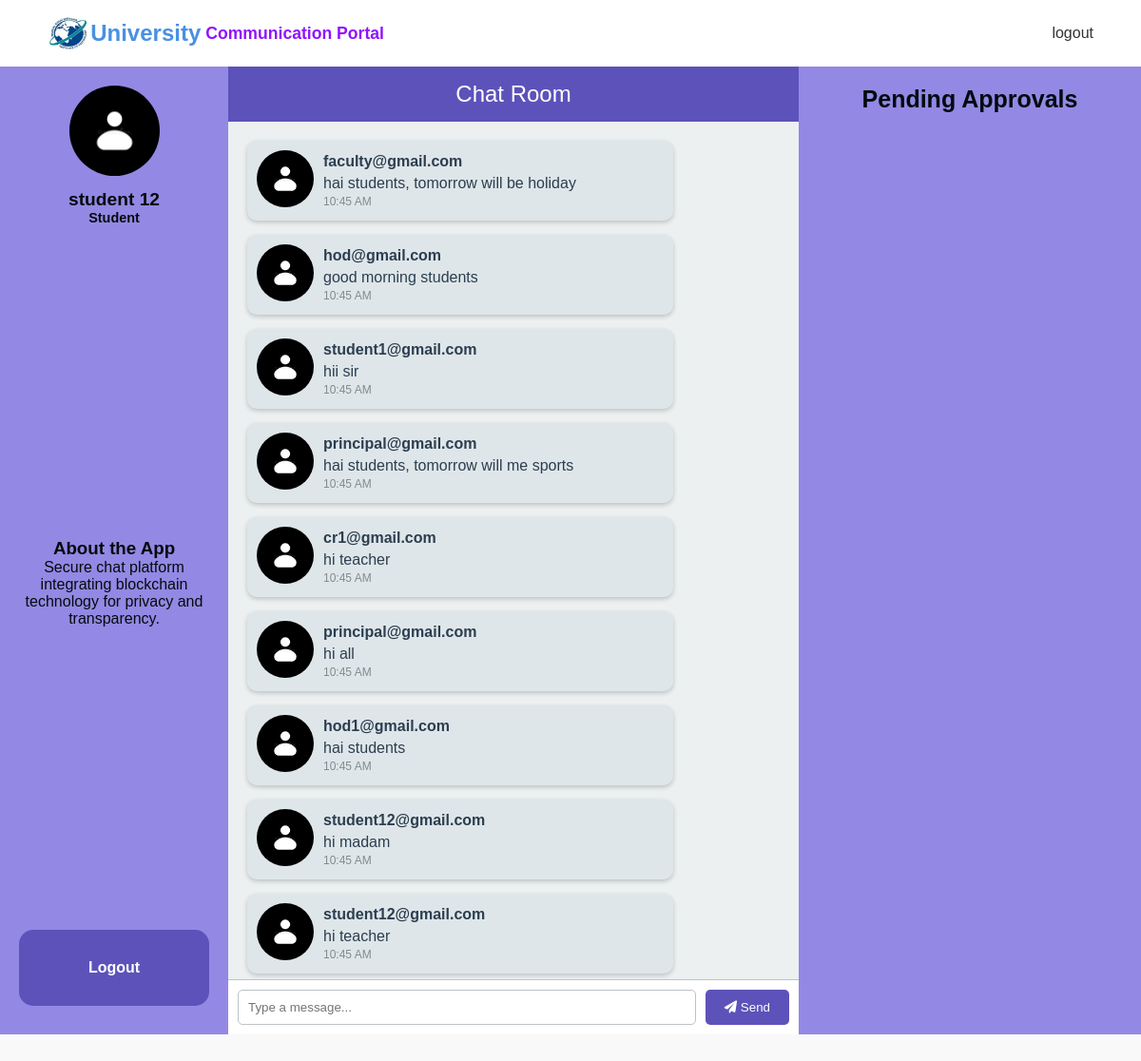
The app's page /chat (signed in) with its own data.
### tables this page shows
CREATE TABLE messages (
            id INTEGER PRIMARY KEY AUTOINCREMENT,
            user_id INTEGER NOT NULL,
            message TEXT NOT NULL,
            role TEXT NOT NULL,
            user_name TEXT NOT NULL,
            time TEXT NOT NULL,
            status TEXT NOT NULL DEFAULT 'pending',
            FOREIGN KEY(user_id) REFERENCES users(id)
        );

### main.py (the view)
@app.route('/chat')
def chat():
    conn = sqlite3.connect('chat_app.db')
    c = conn.cursor()
    c.execute('SELECT id, user_id, message, role, status, user_name FROM messages')
    all_messages = c.fetchall()
    conn.close()
    messages = {
        'pending': [],
        'approved': [],
        'rejected': []
    }
    approved_msg=[]
    pending_msg=[]
    print(all_messages)
    for message in all_messages:
        message_id, user_id, message_text, role, status,user_name = message
        message_data = {
            'id': message_id,
            'user_id': user_id,
            'message': message_text,
            'role': role,
            "user_name":user_name
        }
        if status =='pending' and role<session['role']:
           pending_msg.append(message_data)
    block_msg=b.getAllMessage()
    for message in block_msg:
        if message['index']!=0:
            message_data = {
                'id': message['index'],
                'user_id': message['sender_id'],
                'message': message["message"],
                'role': message['role'],
                "user_name":message['user_name'],
                'time':message['time']
            }
            approved_msg.append(message_data)
    print(pending_msg)
    if session['role']=='6':
        roles=['Student','Class Representative','Teacher','HOD','Principal','Dean','University Representative']
        return render_template('index_reg.html', username=session['firstname']+' '+session['lastname'], role=roles[int(session['role'])],userid=session['userid'],a_message=approved_msg,p_message=pending_msg)
    else:
        roles=['Student','Class Representative','Teacher','HOD','Principal','Dean','University Representative']
        return render_template('index.html', username=session['firstname']+' '+session['lastname'], role=roles[int(session['role'])],userid=session['userid'],a_message=approved_msg,p_message=pending_msg)

### blockChain.py (called while the page is built)
    def getAllMessage(self):
        with open("blockChainDataBase.json",'r') as f:
            self.blocks = json.load(f)
        check_block=[]
        for block in self.blocks:
           check_block.append(block)
        return check_block

### templates/index.html (shortened to what this page needs)
<!DOCTYPE html>
<html lang="en">
  <head>
    <link
      rel="stylesheet"
      href="https://cdnjs.cloudflare.com/ajax/libs/font-awesome/6.0.0-beta3/css/all.min.css"
    />
  </head>
  <body>
    <nav class="navbar">
      <div class="logo">
        <img
          src="static/landing/images/log.png"
          alt="Logo"
          style="margin-right: 10px width: 40px; height: 40px"
        />
        University <span> Communication Portal</span>
      </div>
      <div class="nav-links">
        <a href="/">logout</a>
      </div>
    </nav>
    <div class="chat-container">
      <div class="chat-left">
        <div class="profile">
          {% if role == 'University Representative' %}
          <img
            src="static/landing/images/unilogo.jpg"
            alt="University Profile"
            style="width: 90px; height: 90px"
          />
          {% else %}
          <img
            src="static/landing/images/userlogo4.webp"
            alt="Default Profile"
            style="width: 95px; height: 95px"
          />
          {% endif %}
          <h4>{{ username }}</h4>
          <h5>{{ role }}</h5>
        </div>
        <div class="about-section">
          <h3>About the App</h3>
          <p>
            Secure chat platform integrating blockchain technology for privacy
            and transparency.
          </p>
        </div>
        <div class="buttons">
          <button onclick="logout()">Logout</button>
        </div>
      </div>
      <div class="chat-main">
        <div class="chat-header">Chat Room</div>
        <div class="chat-messages">
          {% for message in a_message %}
          <div class="message">
            <div
              class="message-bubble {% if message.user_name == username %}sent{% else %}received{% endif %}"
            >
              <div class="message-avatar">
                {% if message.user_name == 'University' %}
                <img
                  src="static/landing/images/unilogo.jpg"
                  alt="User Avatar"
                  style="width: 60px; height: 60px"
                />
                {% else %}
                <img
                  src="static/landing/images/userlogo4.webp"
                  alt="User Avatar"
                  style="width: 60px; height: 60px"
                />
                {% endif %}
              </div>
              <div class="message-content">
                <p class="user-name">{{ message.user_name }}</p>
                <p class="text">{{ message.message }}</p>
                <span class="timestamp">10:45 AM</span>
              </div>
            </div>
          </div>
          {% endfor %}
        </div>
        <div class="chat-input">
          <input
            id="message-input"
            type="text"
            placeholder="Type a message..."
          />
          <button id="send-btn"><i class="fas fa-paper-plane"></i> Send</button>
        </div>
      </div>
      <div class="chat-right">
        <h3>Pending Approvals</h3>
      </div>
    </div>
  </body>
</html>

### templates/index.html (style rules this page uses)
* { margin: 0; padding: 0; box-sizing: border-box; }
body { font-family: "Poppins", sans-serif; color: #333; background-color: #f9f9f9; }
.navbar { display: flex; justify-content: space-between; align-items: center; background-color: white; padding: 15px 50px; box-shadow: 0 4px 6px rgba(0, 0, 0, 0.1); height: 8ev; }
.navbar .logo { display: flex; align-items: center; font-size: 1.5rem; font-weight: bold; color: #4a90e2; }
.navbar .logo span { color: #9013fe; font-size: 1.1rem; margin-left: 5px; }
.navbar .nav-links { display: flex; gap: 25px; }
.navbar a { text-decoration: none; color: #333; font-weight: 500; transition: color 0.3s; }
.chat-container { display: flex; height: 91vh; font-family: "Arial", sans-serif; background-color: #f4f5f7; margin-bottom: 0; }
.chat-left { width: 20%; background: #9388e4; color: #050b0c; padding: 20px; display: flex; flex-direction: column; justify-content: space-between; }
.chat-left .profile { text-align: center; margin-bottom: 20px; }
.chat-left img { border-radius: 50%; margin-bottom: 10px; }
.chat-left h4 { margin: 0; font-size: 1.2em; }
.chat-left h5 { font-size: 0.9em; color: #050b0c; }
.about-section { margin: 20px 0; text-align: center; }
.buttons button { min-height: 80px; width: 100%; margin: 10px 0; padding: 10px; background-color: #5d52ba; color: white; border: none; cursor: pointer; border-radius: 15px; font-size: medium; font-weight: bold; transition: background 0.3s ease; }
.chat-main { width: 50%; display: flex; flex-direction: column; background: white; }
.chat-header { background: #5d52ba; color: white; padding: 15px; text-align: center; font-size: 1.5em; }
.chat-messages { flex: 1; padding: 20px; overflow-y: auto; background-color: #ecf0f1; }
.message-bubble { display: flex; align-items: center; margin-bottom: 15px; max-width: 80%; padding: 10px; border-radius: 10px; box-shadow: 0 2px 5px rgba(0, 0, 0, 0.2); }
.received { background-color: #dfe6e9; color: #2c3e50; margin-right: auto; }
.message-avatar img { border-radius: 50%; margin-right: 10px; }
.message-content .user-name { font-weight: bold; margin-bottom: 5px; }
.message-content .timestamp { font-size: 0.75em; color: #7f8c8d; }
.chat-input { display: flex; padding: 10px; border-top: 1px solid #bdc3c7; background-color: white; }
.chat-input input { flex: 1; padding: 10px; border: 1px solid #bdc3c7; border-radius: 5px; margin-right: 10px; }
.chat-input button { background: #5d52ba; border: none; color: white; padding: 10px 20px; border-radius: 5px; cursor: pointer; transition: background 0.3s ease; }
.chat-right { width: 30%; background: #9388e4; color: #010b0e; padding: 20px; }
.chat-right h3 { margin-bottom: 10px; text-align: center; font-size: 25px; }

### records on screen
messages: user_name "faculty@gmail.com", message "hai students, tomorrow will be holiday"
messages: user_name "hod@gmail.com", message "good morning students"
messages: user_name "student1@gmail.com", message "hii sir"
messages: user_name "principal@gmail.com", message "hai students, tomorrow will me sports"
messages: user_name "cr1@gmail.com", message "hi teacher"
messages: user_name "principal@gmail.com", message "hi all"
messages: user_name "hod1@gmail.com", message "hai students"
messages: user_name "student12@gmail.com", message "hi teacher"

### other values on screen
{{ username }} "student 12"
{{ role }} "Student"
{{ message.user_name }} "student12@gmail.com"
{{ message.message }} "hi madam"
